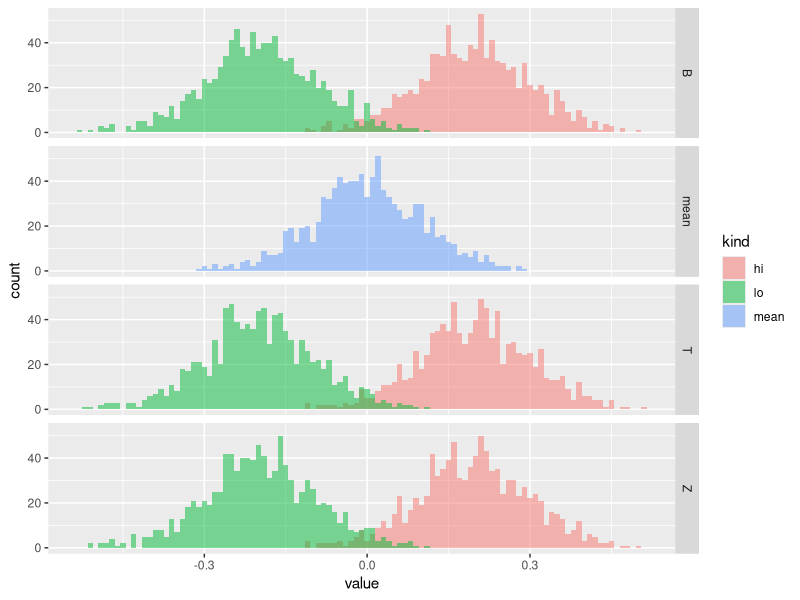

Write R code to recreate this figure. (Note: a time limit stopped this script after it produced the figure.)
## ---- chunk 1
library(boot)
library(data.table)
library(ggplot2)
## ---- chunk 2
findMeanWithConfidenceIntervals <- function (
  generateSample, trials, sampleSize, bootstrapReplicates)
{
  ciQuantiles <- c(0.025, 0.975)
  
  rbindlist(lapply(1:trials, function (trial) {
    sample <- generateSample(sampleSize)
    sampleMean <- mean(sample)
    ciZ <- sampleMean + qnorm(ciQuantiles) * sd(sample) / sqrt(sampleSize)
    ciT <- sampleMean + qt(ciQuantiles, sampleSize - 1) * sd(sample) / sqrt(sampleSize)
    bootstrap <- boot(
      sample,
      function (data, indexes) mean(data[indexes]),
      bootstrapReplicates)
    ciB <- boot.ci(bootstrap, type = c('perc'), index = 1)$percent
    
    data.table(
      trial,
      method = factor(c('mean', rep(c('Z', 'T', 'B'), each = 2))),
      kind = factor(c('mean', rep(c('lo', 'hi'), times = 3))),
      value = c(sampleMean, ciZ, ciT, ciB[4], ciB[5]))
  }))
}
trials <- findMeanWithConfidenceIntervals(rnorm, 1000, 100, 1000)
head(trials, 100)
## ---- chunk 3
ggplot(trials, aes(value, fill = kind)) +
  geom_histogram(binwidth = 0.01, position = 'identity', alpha = 0.5) +
  facet_grid(method ~ .)
## ---- chunk 4
checkMeanConfidenceIntervals <- function(trials, trueMean) {
  d <- dcast(trials, trial ~ method + kind)
  d[, .(
    correctB = mean(B_lo <= trueMean & trueMean <= B_hi),
    correctZ = mean(Z_lo <= trueMean & trueMean <= Z_hi),
    correctT = mean(T_lo <= trueMean & trueMean <= T_hi))]
}
checkMeanConfidenceIntervals(trials, 0)
## ---- chunk 5
trueRate <- 0.005
rateTrials <- findMeanWithConfidenceIntervals(
  function(n) runif(n) < trueRate, 1000, 2000, 1000)
head(rateTrials, 100)
## ---- chunk 6
checkMeanConfidenceIntervals(rateTrials, trueRate)
## ---- chunk 7
checkMeanConfidenceIntervalSign <- function(trials) {
  d <- dcast(trials, trial ~ method + kind)
  d[, .(
    negativeLoB = mean(B_lo < 0),
    negativeLoZ = mean(Z_lo < 0),
    negativeLoT = mean(T_lo < 0))]
}
checkMeanConfidenceIntervalSign(rateTrials)
## ---- chunk 8
ggplot(rateTrials, aes(value, fill = kind)) +
  geom_histogram(binwidth = 0.001, position = 'identity', alpha = 0.5) +
  facet_grid(method ~ .)
## ---- chunk 9
dcast(rateTrials, trial ~ method + kind)[trial < 10, .(
  mean_mean,
  dB_hi = B_hi - mean_mean, dB_lo = mean_mean - B_lo,
  dZ_hi = Z_hi - mean_mean, dZ_lo = mean_mean - Z_lo,
  dT_hi = T_hi - mean_mean, dT_lo = mean_mean - T_lo
  )]
## ---- chunk 10
ggplot(
  dcast(rateTrials, trial ~ method + kind)[, .(
    mean_mean = mean_mean,
    dB_hi = B_hi - mean_mean, dB_lo = mean_mean - B_lo,
    dZ_hi = Z_hi - mean_mean, dZ_lo = mean_mean - Z_lo,
    dT_hi = T_hi - mean_mean, dT_lo = mean_mean - T_lo
    )], aes(mean_mean, dB_hi)) + geom_point()
## ---- chunk 11
ggplot(
  melt(dcast(rateTrials, trial ~ method + kind)[, .(
    dB_hi = B_hi - mean_mean, dB_lo = mean_mean - B_lo
    #dT_hi = T_hi - mean_mean, dT_lo = mean_mean - T_lo
  )], character(0)), aes(value, fill = variable)) +
  geom_histogram(binwidth = 0.0005, position = 'identity', alpha = 0.5)
## ---- chunk 12
local({
  ns <- 30:1000
  qApprox <- 1.96 / sqrt(ns)
  qTrue <- qt(0.975, ns - 1) / sqrt(ns)
  plot(ns, (qApprox - qTrue) / qTrue)
})
